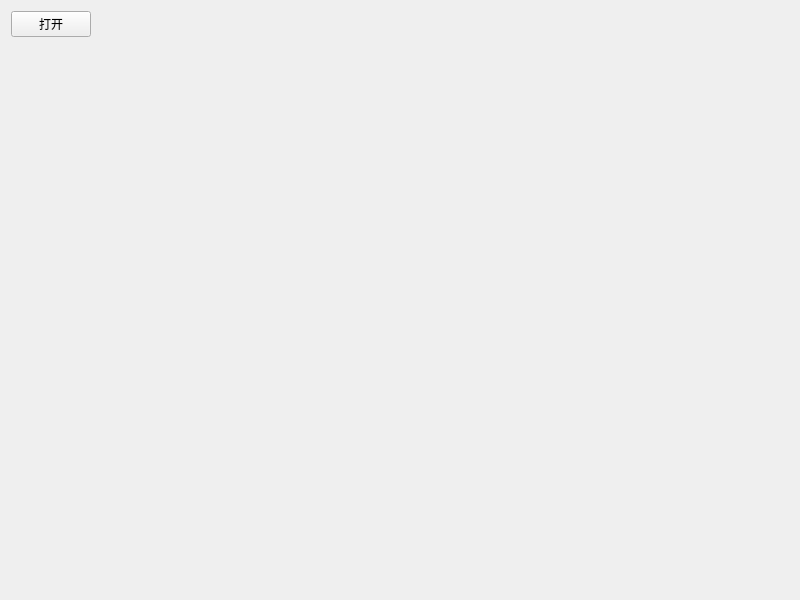
<?xml version="1.0" encoding="UTF-8"?>
<ui version="4.0">
 <class>ImageViewerClass</class>
 <widget class="QWidget" name="ImageViewerClass">
  <property name="geometry">
   <rect>
    <x>0</x>
    <y>0</y>
    <width>800</width>
    <height>600</height>
   </rect>
  </property>
  <property name="windowTitle">
   <string>ImageViewer</string>
  </property>
  <layout class="QVBoxLayout" name="verticalLayout">
   <item>
    <layout class="QHBoxLayout" name="horizontalLayout">
     <item>
      <widget class="QPushButton" name="open_button">
       <property name="text">
        <string>打开</string>
       </property>
       <property name="shortcut">
        <string>Ctrl+O</string>
       </property>
      </widget>
     </item>
     <item>
      <spacer name="horizontalSpacer">
       <property name="orientation">
        <enum>Qt::Horizontal</enum>
       </property>
       <property name="sizeHint" stdset="0">
        <size>
         <width>40</width>
         <height>20</height>
        </size>
       </property>
      </spacer>
     </item>
    </layout>
   </item>
   <item>
    <widget class="DisplayWidget" name="display_widget" native="true">
     <property name="sizePolicy">
      <sizepolicy hsizetype="Expanding" vsizetype="Expanding">
       <horstretch>0</horstretch>
       <verstretch>0</verstretch>
      </sizepolicy>
     </property>
    </widget>
   </item>
  </layout>
 </widget>
 <layoutdefault spacing="6" margin="11"/>
 <customwidgets>
  <customwidget>
   <class>DisplayWidget</class>
   <extends>QWidget</extends>
   <header>display_widget.h</header>
   <container>1</container>
  </customwidget>
 </customwidgets>
 <tabstops>
  <tabstop>open_button</tabstop>
 </tabstops>
 <resources>
  <include location="image_viewer.qrc"/>
 </resources>
 <connections/>
</ui>
